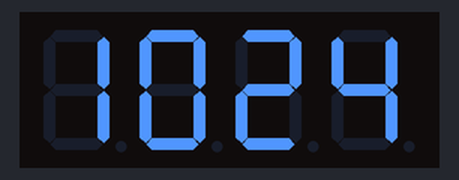
Simulated run of this program. Board: Raspberry Pi (BCM pin numbers). Parts: 4-digit seven-segment display. The clock reads 2024-03-15 10:24:30 at power-on unless the program sets it; library files of the repository ran but are not shown: tm1637.py.

Above: at 0.1 s.
At 63.3 s:
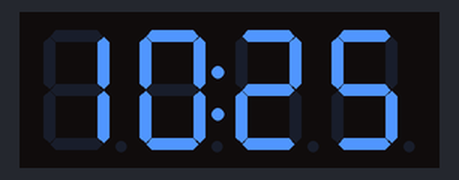
At 128.5 s:
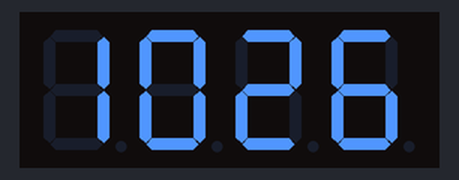

The program:

clock.py
```python
import sys
import time
import os
import datetime
import RPi.GPIO as GPIO
import tm1637

#CLK->GPIO23(pin 16)
#Di0->GPIO24(pin 18)

Display=tm1637.TM1637(23,24,tm1637.BRIGHT_TYPICAL)
Display.Clear()
Display.SetBrightnes(1)

while(True):
    now=datetime.datetime.now()
    hour=now.hour
    minute=now.minute
    second=now.second
    currenttime=[int(hour/10), hour%10 ,int(minute/10),minute%10]

    Display.Show(currenttime)
    Display.ShowDoublepoint(second % 2)

    time.sleep(1)
```
